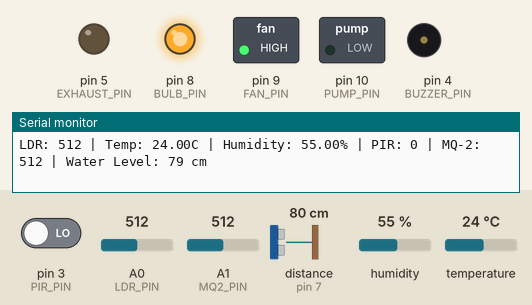
This sketch was run on a simulated Arduino Uno, built with avr-gcc and run on an emulated ATmega328P. Parts: switched loads named in the sketch (green lamp = pin HIGH), output pins drawn as LEDs (lit = HIGH), buzzer (waves = sounding, pin HIGH), the last lines printed to the serial monitor. Wiring (inferred from the names in the program): ultrasonic range finder: trigger pin 6; echo pin 7. Inputs (shaded band) come from the test bench; at power-on: distance to the obstacle (sensor on pin 7) 80 cm, temperature 24 °C, A1 (MQ2_PIN) = 512, pin 3 (PIR_PIN) LOW, A0 (LDR_PIN) = 512, humidity 55 %. The echo pulse lasts 58.3 µs per cm; pins used as bus, display or sensor lines are not drawn.

Above: at 1.8 s.
1.9 s: distance to the obstacle (sensor on pin 7) set to 6 cm
3.4 s: distance to the obstacle (sensor on pin 7) set to 3 cm
At 5.3 s:
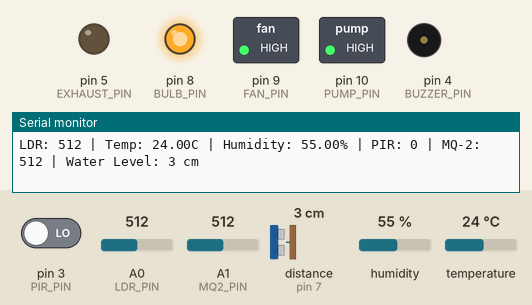
5.6 s: temperature set to 29 °C
7.4 s: temperature set to 32 °C
At 9.2 s:
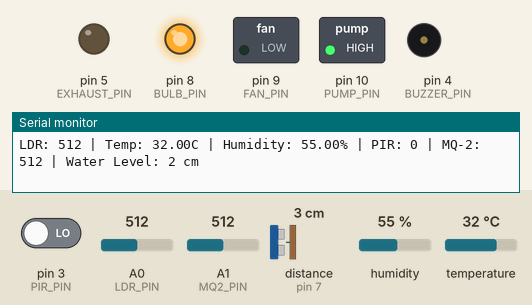
9.8 s: A1 (MQ2_PIN) set to 319
11.5 s: A1 (MQ2_PIN) set to 291
At 13.6 s:
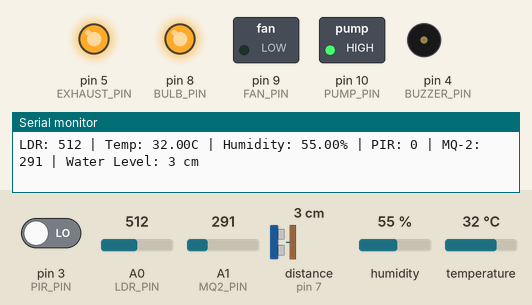
Timing chart, 0 to 14.9 s (numbered marks = the images above; inputs shaded):
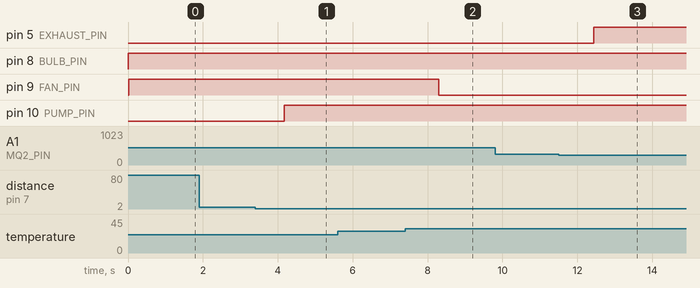

Measured:
- the behaviour switches between 5 and 4 cm on distance to the obstacle (sensor on pin 7) (found by bisection; images 0 and 1)
- the behaviour switches between 30 and 31 °C on temperature (found by bisection; images 1 and 2)
- the behaviour switches between 301 and 300 on A1 (MQ2_PIN) (found by bisection; images 2 and 3)
- after the input at 3.4 s, pin 10 (PUMP_PIN): LOW → HIGH after 0.77 s
- after the input at 7.4 s, pin 9 (FAN_PIN): HIGH → LOW after 0.90 s
- after the input at 11.5 s, pin 5 (EXHAUST_PIN): LOW → HIGH after 0.94 s

The sketch:

Home_automation_.ino
```cpp
#include <DHT.h>

// Pin Definitions
#define LDR_PIN A0
#define DHT_PIN 2
#define DHT_TYPE DHT11
#define PIR_PIN 3
#define BUZZER_PIN 4
#define MQ2_PIN A1
#define EXHAUST_PIN 5
#define ULTRASONIC_TRIG 6
#define ULTRASONIC_ECHO 7
#define BULB_PIN 8
#define FAN_PIN 9
#define PUMP_PIN 10

DHT dht(DHT_PIN, DHT_TYPE);

void setup() {
  Serial.begin(9600);
  pinMode(PIR_PIN, INPUT);
  pinMode(BUZZER_PIN, OUTPUT);
  pinMode(EXHAUST_PIN, OUTPUT);
  pinMode(BULB_PIN, OUTPUT);
  pinMode(FAN_PIN, OUTPUT);
  pinMode(ULTRASONIC_TRIG, OUTPUT);
  pinMode(ULTRASONIC_ECHO, INPUT);
  pinMode(PUMP_PIN, OUTPUT);
  dht.begin();
}

void loop() {
  // Read LDR Sensor
  int ldrValue = analogRead(LDR_PIN);

  // Control Bulb Based on Light Level
  if (ldrValue > 800) {  // Adjust threshold as needed
    digitalWrite(BULB_PIN, LOW);
  } else {
    digitalWrite(BULB_PIN, HIGH);
  }

  // Read DHT11 Sensor
  float temp = dht.readTemperature();
  float humidity = dht.readHumidity();

  // Control Fan Based on Temperature
  if (temp > 30) {  // Adjust temperature threshold as needed
    digitalWrite(FAN_PIN, LOW);
  } else {
    digitalWrite(FAN_PIN, HIGH);
  }

  // Read PIR Sensor
  int pirValue = digitalRead(PIR_PIN);

  // Activate Buzzer on Motion Detection
  if (pirValue == HIGH) {
    digitalWrite(BUZZER_PIN, HIGH);
  } else {
    digitalWrite(BUZZER_PIN, LOW);
  }

  // Read MQ-2 Gas Sensor
  int mq2Value = analogRead(MQ2_PIN);

  // Control Exhaust Fan Based on Gas Detection
  if (mq2Value > 300) {  // Adjust gas threshold as needed
    digitalWrite(EXHAUST_PIN, LOW);
  } else {
    digitalWrite(EXHAUST_PIN, HIGH);
  }


  // Ultrasonic Sensor for Water Level
  long duration, distance;
  digitalWrite(ULTRASONIC_TRIG, LOW);
  delayMicroseconds(2);
  digitalWrite(ULTRASONIC_TRIG, HIGH);
  delayMicroseconds(10);
  digitalWrite(ULTRASONIC_TRIG, LOW);
  duration = pulseIn(ULTRASONIC_ECHO, HIGH);
  distance = (duration / 2) / 29.1;  // Calculate distance in cm

// Control Water Level
  if (distance <= 3){  // Adjust as water tank size
    digitalWrite(PUMP_PIN, HIGH);
  } if(distance >= 10) {
    digitalWrite(PUMP_PIN, LOW);
  }

  // Print Sensor Data to Serial Monitor
  Serial.print("LDR: ");
  Serial.print(ldrValue);
  Serial.print(" | Temp: ");
  Serial.print(temp);
  Serial.print("C | Humidity: ");
  Serial.print(humidity);
  Serial.print("% | PIR: ");
  Serial.print(pirValue);
  Serial.print(" | MQ-2: ");
  Serial.print(mq2Value);
  Serial.print(" | Water Level: ");
  Serial.print(distance);
  Serial.println(" cm");

  // Delay for stability
  delay(1000);  // 1-second interval
}
```
